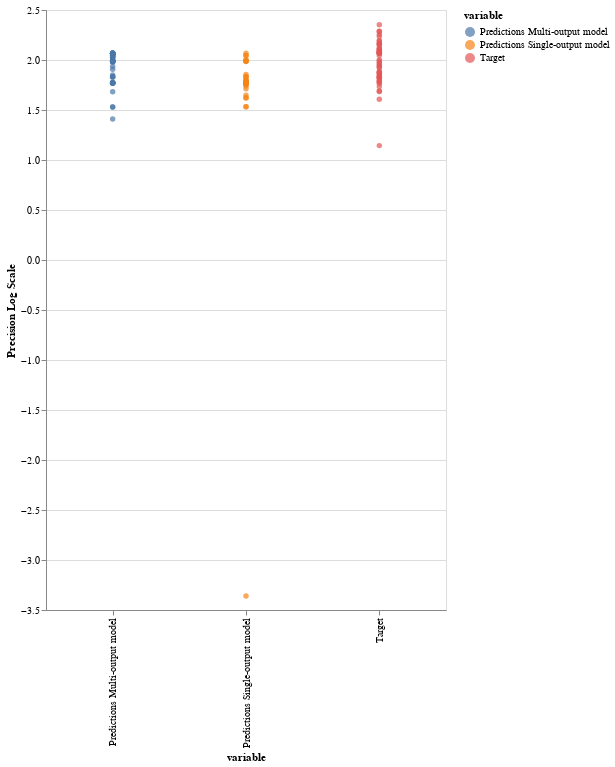

The cell this chart's notebook holds for it:
### Code cell
alt.Chart(single_multi_precision_df_f_id_1_melted).mark_circle().encode(
    x='variable:O',
    y='Precision Log Scale:Q',
    color = 'variable'
).properties(
    width = 400,
    height = 600
)

### Figure 1 — Vega-Lite specification as saved in the notebook (floating-point values rounded to 4 significant figures; data arrays with more than 128 entries replaced by an {"elided": "..."} marker saying what was removed)
{"config": {"view": {"continuousWidth": 400, "continuousHeight": 300}}, "data": {"name": "data-cd70cb7fe2eb9d1d5629679e4a00d488"}, "mark": "circle", "encoding": {"color": {"type": "nominal", "field": "variable"}, "x": {"type": "ordinal", "field": "variable"}, "y": {"type": "quantitative", "field": "Precision Log Scale"}}, "height": 600, "width": 400, "$schema": "https://vega.github.io/schema/vega-lite/v4.8.1.json", "datasets": {"data-cd70cb7fe2eb9d1d5629679e4a00d488": {"elided": "150 records"}}}
